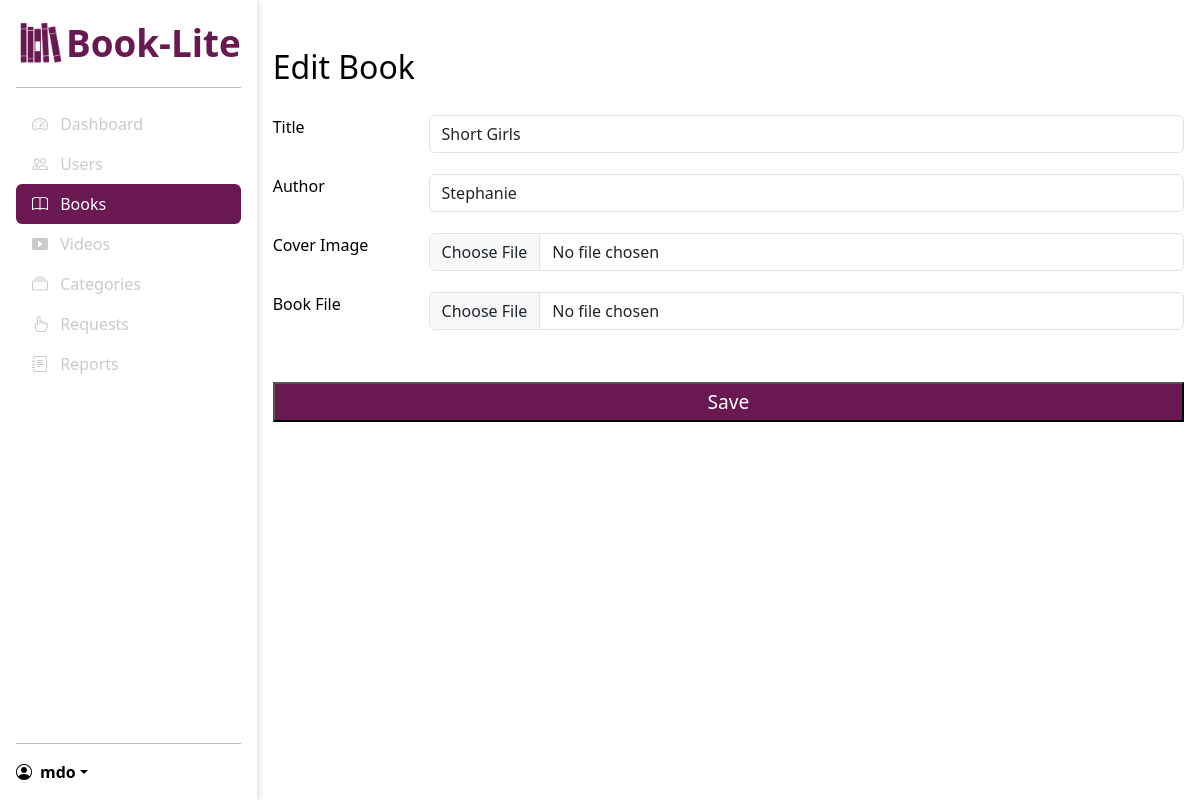
Page /admin/books/1/edit (signed in) on the earlier database version.
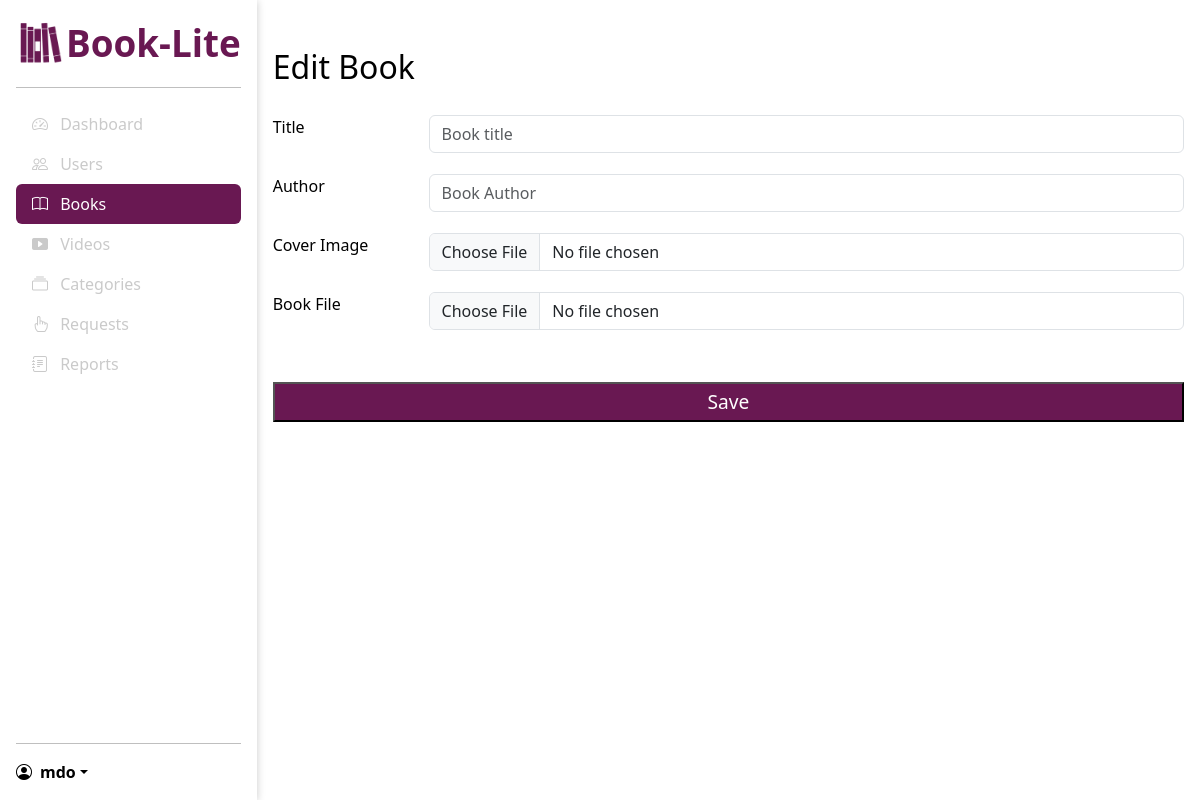
Same page on the later database version.
### models/models.py (models this page shows)
class Book(db.Model):
    id = db.Column(db.Integer, primary_key=True)
    title = db.Column(db.String(100), nullable=False)
    author = db.Column(db.String(100), nullable=False)
    description = db.Column(db.Text, nullable=False)
    cover_path = db.Column(db.String(100), nullable=False)
    file_path = db.Column(db.String(100), nullable=False)
    category_id = db.Column(db.Integer, db.ForeignKey('category.id'), nullable=False)
    rentals = db.relationship('Rental', backref='book', lazy=True)

### routes/admin.py (the view)
@admin_bp.route('/books/<int:id>/edit', methods=['GET', 'POST'])
@login_required
@isAdmin
def edit_book(id):
    book = Book.query.get(id)
    all_categories = Category.query.all()
    if request.method == 'POST':
        form = request.form
        if form.get('title'):
            book.title = form['title']
        if form.get('description'):
            book.description = form['description']
        if form.get('author'):
            book.author = form['author']
        if form.get('category'):
            book.category_id = form['category_id']
        if form.get('cover'):
            if book.cover_path:
                os.remove(book.cover_path)
            cover_filename = f'cover_{book.id}.jpg'
            cover_path = os.path.join(
                current_app.root_path, 'static/images/covers', cover_filename)
            form['cover'].save(cover_path)
            book.cover_path = cover_filename
        if form.get('file'):
            if book.file_path:
                os.remove(book.file_path)
            file_filename = f'book_{book.id}.pdf'
            file_path = os.path.join(
                current_app.root_path, 'static/books', file_filename)
            form['file'].save(file_path)
            book.file_path = file_filename
        db.session.commit()
        flash('Book updated successfully!', 'success')
        return redirect(url_for('admin.books'))
    else:
        return render_template('admin/edit_book.html', book=book, b_active="active", all_categories=all_categories)

### main.py (called while the page is built)
@login_manager.user_loader
def load_user(user_id):
    return User.query.get(int(user_id))

### routes/admin.py (called while the page is built)
def isAdmin(f):
    @wraps(f)
    def decorated_function(*args, **kwargs):
        if not current_user.is_admin:
            logout_user(current_user)
            return redirect(url_for('auth.login'))
        return f(*args, **kwargs)
    return decorated_function

### templates/admin/edit_book.html
{% extends "/admin/base_admin.html" %} {%block title %}Dashboard{% endblock %}
{% block main %}
<form action="POST">
  <h2>Edit Book</h2>
  <div class="form-group row">
    <label for="title" class="col-sm-2">Title</label>
    <div class="col-sm-10">
      <input
        class="form-control col-sm-10"
        type="text"
        name="title"
        id="title"
        placeholder="Book title"
        value="{{book.title}}"
      />
    </div>
  </div>
  <div class="form-group row">
    <label for="author" class="col-sm-2">Author</label>
    <div class="col-sm-10">
      <input
        class="form-control"
        type="text"
        name="author"
        id="author"
        placeholder="Book Author"
        value="{{book.author}}"
      />
    </div>
  </div>
  <div class="form-group row">
    <label for="cover-img" class="col-sm-2">Cover Image</label>
    <div class="col-sm-10">
      <input class="form-control" type="file" accept="image/*" alt=""/>
    </div>
  </div>
  <div class="form-group row">
    <label for="book-pdf" class="col-sm-2">Book File</label>
    <div class="col-sm-10">
      <input class="form-control" type="file" accept="application/pdf" alt="" />
    </div>
  </div>
  <button type="submit" class="auth-btn">Save</button>
</form>
{% endblock %}

### templates/admin/base_admin.html (shortened to what this page needs)
{% extends "/base_dashboard.html" %} {% block sidebar %}
<ul class="nav nav-pills flex-column mb-auto">
  <li>
    <a href="{{url_for('admin.dashboard')}}" class="nav-link big {{d_active}}">
      <i class="bi bi-speedometer2 me-2"></i>
      Dashboard
    </a>
  </li>
  <li>
    <a href="{{url_for('admin.users')}}" class="nav-link big {{u_active}}">
      <i class="bi bi-people me-2"></i>
      Users
    </a>
  </li>
  <li>
    <a href="{{url_for('admin.books')}}" class="nav-link big {{b_active}}">
      <i class="bi bi-book me-2"></i>
      Books
    </a>
  </li>
  <li>
    <a href="{{url_for('admin.videos')}}" class="nav-link big {{v_active}}">
      <i class="bi bi-play-btn-fill me-2"></i>
      Videos
    </a>
  </li>
  <li>
    <a href="{{url_for('admin.categories')}}" class="nav-link big {{c_active}}">
      <i class="bi bi-collection me-2"></i>
      Categories
    </a>
  </li>
  <li>
    <a href="{{url_for('admin.requests')}}" class="nav-link big {{req_active}}">
      <i class="bi bi-hand-index me-2"></i>
      Requests
    </a>
  </li>
  <li>
    <a href="{{url_for('admin.reports')}}" class="nav-link big {{rep_active}}">
      <i class="bi bi-journal-text me-2"></i>
      Reports
    </a>
  </li>
</ul>
<hr />
<div class="dropdown">
  <a
    href="#"
    class="d-flex align-items-center text-decoration-none dropdown-toggle user"
    data-bs-toggle="dropdown"
    aria-expanded="false"
  >
    <i class="bi bi-person-circle me-2"></i>
    <strong>mdo</strong>
  </a>
</div>
{% endblock %}

### templates/base_dashboard.html (shortened to what this page needs)
<!DOCTYPE html>
<html lang="en">
  <head>
        <link
      href="https://cdn.jsdelivr.net/npm/bootstrap@5.3.0-alpha3/dist/css/bootstrap.min.css"
      rel="stylesheet"
    />
    <link
      rel="stylesheet"
      href="https://cdn.jsdelivr.net/npm/bootstrap-icons@1.10.4/font/bootstrap-icons.css"
    />
    <link
      rel="stylesheet"
      href="{{url_for('static', filename='css/admin.css')}}"
    />
    <link
      rel="stylesheet"
      href="{{url_for('static', filename='css/user.css')}}"
    />
  </head>
  <body>
    <div class="container">
    <div
      class="d-flex flex-column flex-shrink-0 p-3 sidebar "
    >
      <a
        href="#"
        class="big d-flex align-items-center mb-3 mb-md-0 me-md-auto  text-decoration-none company-title"
      >
     <img src="/static/images/book-stack.png" alt="" width="50">
        <span class="fs-4">Book-Lite</span>
      </a>
      <hr />
      {% block sidebar %} {% endblock %}
    </div>
    <main>
      <div class="container-2">
      {% block main %} {% endblock %}
    </div>
    </main>
     </div>
  </body>
</html>

### static/css/admin.css (style rules this page uses)
* { margin: 0; padding: 0; scroll-behavior: smooth; color: black; }
*, *::before, *::after { box-sizing: border-box; }
body { width: 100vw; height: 100vh; overflow: hidden; }
:root { --secondary-color: #691852; --light-primary-color: #fff; --dark-primary-color: #000; --grey-color: #cacaca; }
.container { margin: 0; padding: 0; max-width: none; display: flex; height: 100%; min-height: 100vh; }
.container-2 { padding: 1rem; height: 100%; overflow-y: scroll; }
.sidebar { box-shadow: 0 1px 0.5rem 0 var(--grey-color); }
.auth-btn { margin-top: 2rem; padding: 0.2rem 0; font-size: 1.2rem; background: var(--secondary-color); color: var(--light-primary-color); }
form { margin-top: 2rem; display: flex; flex-direction: column; gap: 1.3rem; }
main { overflow: hidden; width: 100%; }
.company-title { width: 100%; }
.fs-4 { color: var(--secondary-color); font-weight: 700; font-size: 2.3rem !important; }
.form-control { appearance: auto; -webkit-appearance: auto; }
.nav-pills .nav-link.active, .nav-pills .nav-link.active i { background: var(--secondary-color); color: #fff; }
.nav-pills .nav-link, .nav-pills .nav-link i { color: var(--grey-color); }
.dropdown-toggle::after { color: #000; }
:root { --primary-purple: #dfdcfaff; --primary-blue: rgb(198, 229, 244); --secondary-blue: rgb(146, 213, 247); --primary-pink: rgb(250, 239, 229); --primary-green: rgb(221, 243, 212); --background-green: #bae6a7ff; --secondary-purple: #7d71feff; --secondary-green: #4db223ff; --secondary-orange: #ed7724ff; --primary-orange: rgba(255, 192, 147, 0.735); --white: #fff; --black: #000; --gray: rgba(20, 20, 20, 0.607); --transparent-color: rgba(0, 0, 0, 0.06); --border-color: rgba(0, 0, 0, 0.1); }

### static/css/user.css (style rules this page uses)
* { margin: 0; padding: 0; scroll-behavior: smooth; color: black; }
*, *::before, *::after { box-sizing: border-box; }
body { width: 100vw; height: 100vh; overflow: hidden; }
:root { --secondary-color: #691852; --light-primary-color: #fff; --dark-primary-color: #000; --grey-color: #cacaca; }

Differences in the rows shown:
removed Book: title "Short Girls", author "Stephanie"
